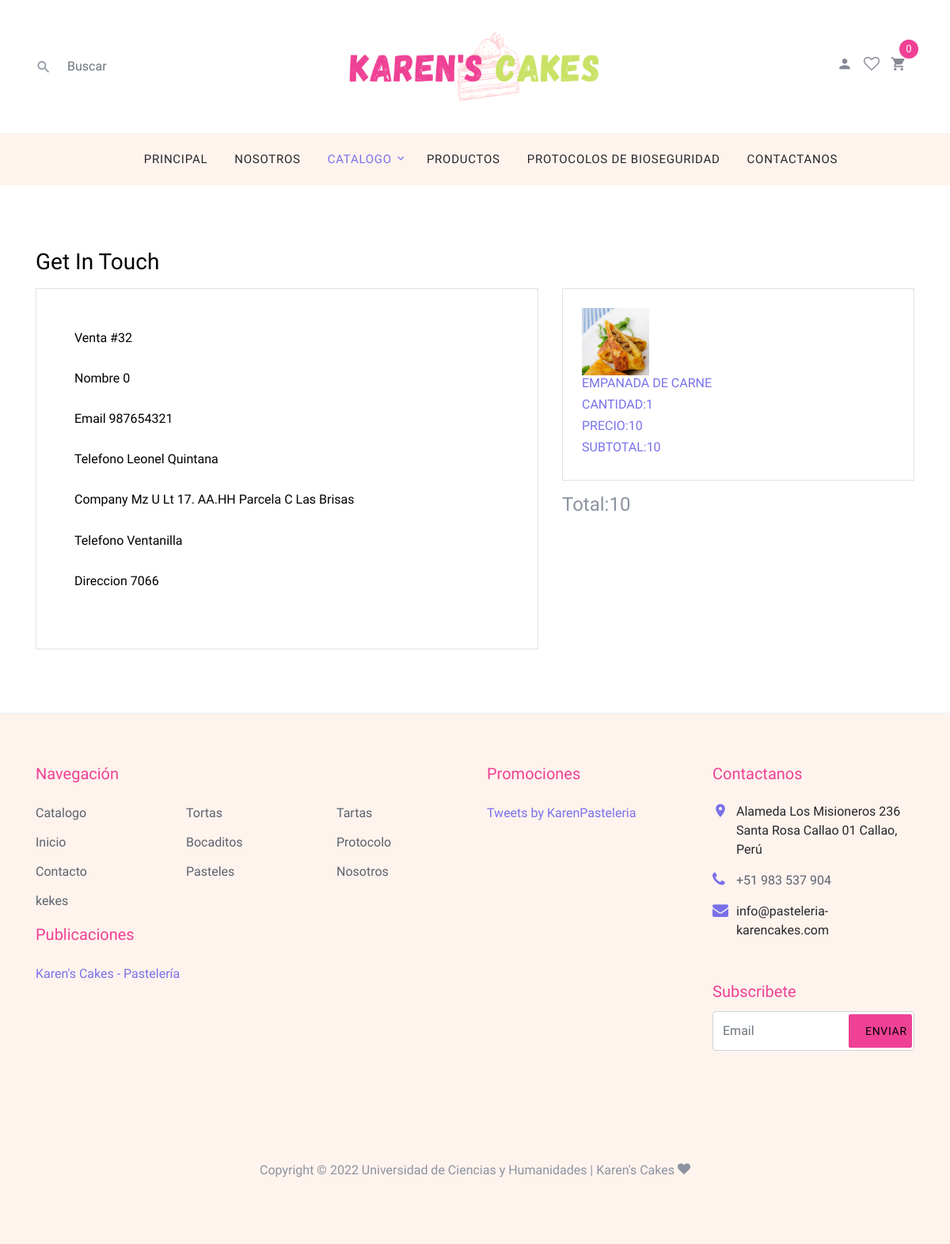
Screenshot of /verpedido.php?id_venta=32 with the database file from the repository.
### tables this page shows
CREATE TABLE `ventas` (
  `id` int(11) NOT NULL,
  `id_usuario` int(11) NOT NULL,
  `total` double NOT NULL,
  `fecha` timestamp NOT NULL DEFAULT current_timestamp(),
  `id_cupon` int(11) NOT NULL
);

CREATE TABLE `usuario` (
  `id` int(11) NOT NULL,
  `nombre` varchar(200) NOT NULL,
  `telefono` varchar(200) NOT NULL,
  `email` varchar(200) NOT NULL,
  `password` varchar(100) NOT NULL,
  `img_perfil` varchar(300) NOT NULL,
  `nivel` varchar(50) NOT NULL
);

CREATE TABLE `envios` (
  `id_envio` int(11) NOT NULL,
  `company` varchar(50) NOT NULL,
  `direccion` varchar(100) NOT NULL,
  `estado` varchar(50) NOT NULL,
  `cp` int(10) NOT NULL,
  `id_venta` int(11) NOT NULL
);

CREATE TABLE `productos_venta` (
  `id` int(11) NOT NULL,
  `id_venta` int(11) NOT NULL,
  `id_producto` int(11) NOT NULL,
  `cantidad` double NOT NULL,
  `precio` double NOT NULL,
  `subtotal` double NOT NULL
);

CREATE TABLE `productos` (
  `id` int(11) NOT NULL,
  `nombre` varchar(300) NOT NULL,
  `descripcion` varchar(500) NOT NULL,
  `precio` double NOT NULL,
  `imagen` varchar(200) NOT NULL,
  `inventario` int(11) NOT NULL,
  `id_categoria` int(11) NOT NULL
);

### verpedido.php (the view, shortened to what this page needs)
<?php
include './php/conexion.php';
$datos = $conexion->query("select
  ventas.*,
  usuario.nombre,usuario.telefono,usuario.email
  from ventas
  inner join usuario on ventas.id_usuario = usuario.id
  where ventas.id=".$_GET['id_venta'])or die($conexion ->error);
$datosUsuario = mysqli_fetch_row($datos);
$datos2 = $conexion->query("select * from envios where id_venta=".$_GET['id_venta'])or die($conexion ->error);
$datosEnvio = mysqli_fetch_row($datos2);
$datos3 = $conexion->query("select productos_venta.*,
  productos.nombre as nombre_producto, productos.imagen
  from productos_venta inner join productos on productos_venta.id_producto = productos.id where id_venta=".$_GET['id_venta'])or die($conexion ->error);
?>
<!DOCTYPE html>
<html lang="en">
  <head>
    <link rel="stylesheet" href="fonts/icomoon/style.css">
    <link rel="stylesheet" href="css/bootstrap.min.css">
    <link rel="stylesheet" href="css/magnific-popup.css">
    <link rel="stylesheet" href="css/jquery-ui.css">
    <link rel="stylesheet" href="css/owl.carousel.min.css">
    <link rel="stylesheet" href="css/owl.theme.default.min.css">
    <link rel="stylesheet" href="css/aos.css">
    <link rel="stylesheet" href="css/style.css">
  </head>
  <body>
  <div class="site-wrap">
  <?php include("./layouts/header.php"); ?>
    <div class="site-section">
      <div class="container">
        <div class="row">
          <div class="col-md-12">
            <h2 class="h3 mb-3 text-black">Get In Touch</h2>
          </div>
          <div class="col-md-7">
            <form action="#" method="post">
              <div class="p-3 p-lg-5 border">
                <div class="form-group row">
                  <div class="col-md-12">
                    <label for="c_fname" class="text-black">Venta #<?php echo $_GET['id_venta']; ?></label>
                  </div>
                </div>
                <div class="form-group row">
                  <div class="col-md-12">
                    <label for="c_fname" class="text-black">Nombre <?php echo $datosUsuario[4]; ?></label>
                  </div>
                </div>
                <div class="form-group row">
                  <div class="col-md-12">
                    <label for="c_fname" class="text-black">Email <?php echo $datosUsuario[6]; ?></label>
                  </div>
                </div>
                <div class="form-group row">
                  <div class="col-md-12">
                    <label for="c_fname" class="text-black">Telefono <?php echo $datosUsuario[5]; ?></label>
                  </div>
                </div>
                <div class="form-group row">
                  <div class="col-md-12">
                    <label for="c_fname" class="text-black">Company <?php echo $datosEnvio[2]; ?></label>
                  </div>
                </div>
                <div class="form-group row">
                  <div class="col-md-12">
                    <label for="c_fname" class="text-black">Telefono <?php echo $datosEnvio[3]; ?></label>
                  </div>
                </div>
                <div class="form-group row">
                  <div class="col-md-12">
                    <label for="c_fname" class="text-black">Direccion <?php echo $datosEnvio[4]; ?></label>
                  </div>
                </div>
              </div>
            </form>
          </div>
          <div class="col-md-5 ml-auto">
            <?php while ($f= mysqli_fetch_array($datos3)) {
             ?>
            <div class="p-4 border mb-3">
              <img src="./images/<?php echo $f['imagen']; ?>" width="85px"/>
              <span class="d-block text-primary h6 text-uppercase"><?php echo $f['nombre_producto']; ?></span>
              <span class="d-block text-primary h6 text-uppercase">Cantidad:<?php echo $f['cantidad']; ?></span>
              <span class="d-block text-primary h6 text-uppercase">Precio:<?php echo $f['precio']; ?></span>
              <span class="d-block text-primary h6 text-uppercase">Subtotal:<?php echo $f['subtotal']; ?></span>
            </div>
            <?php } ?>
              <h4>Total:<?php echo $datosUsuario[2]; ?></h4>
          </div>
        </div>
      </div>
    </div>
    <?php include("./layouts/footer.php"); ?>
  </div>
  </body>
</html>

### css/style.css (style rules this page uses)
body { line-height: 1.7; color: #8c92a0; font-weight: 300; font-size: 16px; }
.text-black { color: #000; }
.site-wrap:before { -webkit-transition: .3s all ease-in-out; -o-transition: .3s all ease-in-out; transition: .3s all ease-in-out; background: rgba(0, 0, 0, 0.6); content: ""; position: absolute; z-index: 2000; top: 0; left: 0; right: 0; bottom: 0; opacity: 0; visibility: hidden; }
.site-section { padding: 2.5em 0; }
@media (min-width: 768px) { .site-section { padding: 5em 0; } }

### rows the page displays
ventas: id_cupon "0", id_usuario.telefono "987654321", id_usuario.nombre "Leonel Quintana", total "10"
envios: direccion "Mz U Lt 17. AA.HH Parcela C Las Brisas", estado "Ventanilla", cp "7066"
productos_venta: id_producto.imagen (picture), id_producto.nombre "EMPANADA DE CARNE", cantidad "1", precio "10", subtotal "10"

### other values shown
$_GET['id_venta'] "32"
